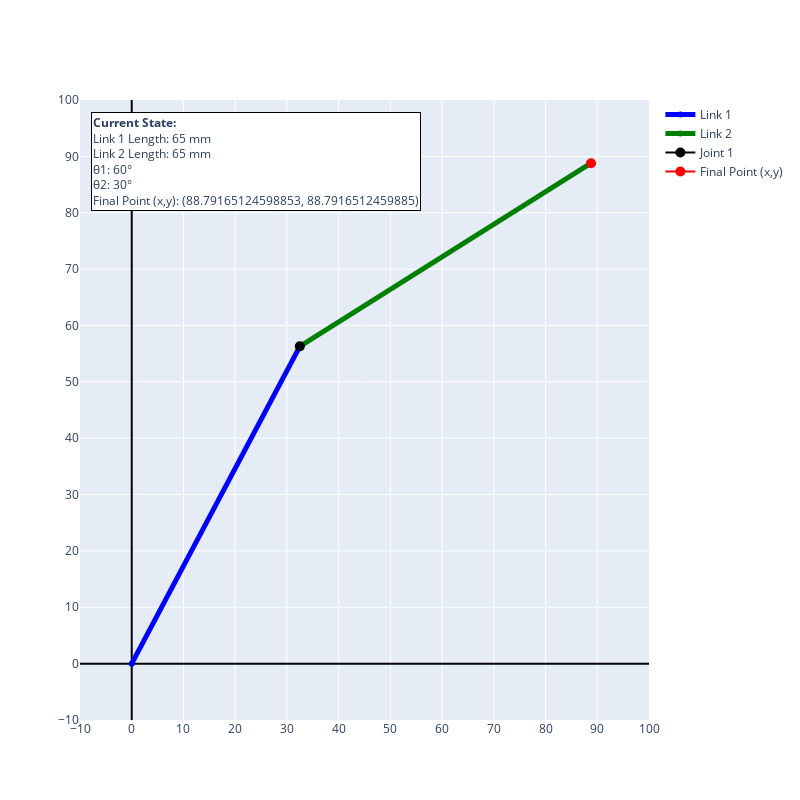

The notebook cell saved with this chart:
### Code cell
fig = go.Figure()

##Link 1
fig.add_trace(go.Scatter(x=line_one_x, y=line_one_y, name='Link 1', line=dict(color='blue', width=5)))

##Link 2
fig.add_trace(go.Scatter(x=line_two_x, y=line_two_y, name='Link 2', line=dict(color='green', width=5)))

fig.update_layout(
    xaxis=dict(range=[-10, 100], dtick=10, zeroline=True, zerolinewidth=2, zerolinecolor='black'),
    yaxis=dict(range=[-10, 100], dtick=10, zeroline=True, zerolinewidth=2, zerolinecolor='black'),
    width=800, 
    height=800,
)

##Joint 1
fig.add_scatter(x=[triangle_one_width], 
                y=[triangle_one_height],
                marker=dict(
                    color='black',
                    size=10
                ),
                name='Joint 1')

##Final Point
fig.add_scatter(x=[final_x], 
                y=[final_y],
                marker=dict(
                    color='red',
                    size=10
                ),
                name='Final Point (x,y)')

fig.add_annotation(
    text=f"<b>Current State:</b><br>Link 1 Length: {link_one_length} mm<br>Link 2 Length: {link_two_length} mm<br>θ1: {theta_one}°<br>θ2: {theta_two}°<br>Final Point (x,y): ({final_x}, {final_y})",
    align='left',
    showarrow=False,
    xref='paper', yref='paper',
    x=0.02, y=0.98,  
    bgcolor="white",
    bordercolor="black",
    borderwidth=1
)

fig.show()

### Figure 1 — Plotly figure (JSON) as saved in the notebook; plotly's stock layout.template omitted (floating-point values rounded to 4 significant figures)
{"data": [{"line": {"color": "blue", "width": 5}, "name": "Link 1", "type": "scatter", "x": [0, 32.5], "y": [0, 56.29]}, {"line": {"color": "green", "width": 5}, "name": "Link 2", "type": "scatter", "x": [32.5, 88.79], "y": [56.29, 88.79]}, {"marker": {"color": "black", "size": 10}, "name": "Joint 1", "type": "scatter", "x": [32.5], "y": [56.29]}, {"marker": {"color": "red", "size": 10}, "name": "Final Point (x,y)", "type": "scatter", "x": [88.79], "y": [88.79]}], "layout": {"annotations": [{"align": "left", "bgcolor": "white", "bordercolor": "black", "borderwidth": 1, "showarrow": false, "text": "<b>Current State:</b><br>Link 1 Length: 65 mm<br>Link 2 Length: 65 mm<br>θ1: 60°<br>θ2: 30°<br>Final Point (x,y): (88.79165124598853, 88.7916512459885)", "x": 0.02, "xref": "paper", "y": 0.98, "yref": "paper"}], "height": 800, "width": 800, "xaxis": {"dtick": 10, "range": [-10, 100], "zeroline": true, "zerolinecolor": "black", "zerolinewidth": 2}, "yaxis": {"dtick": 10, "range": [-10, 100], "zeroline": true, "zerolinecolor": "black", "zerolinewidth": 2}}}
